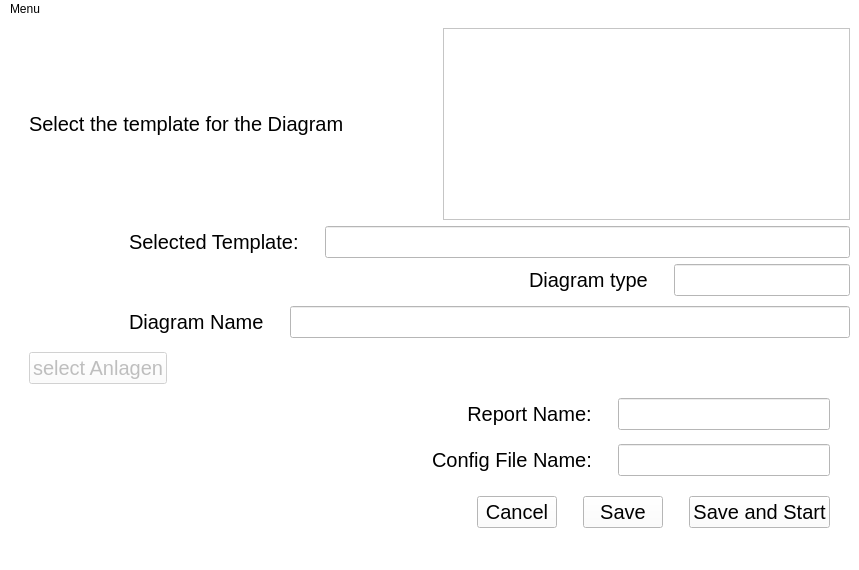
<?xml version="1.0" encoding="UTF-8"?>
<ui version="4.0">
 <class>MainWindow</class>
 <widget class="QMainWindow" name="MainWindow">
  <property name="enabled">
   <bool>true</bool>
  </property>
  <property name="geometry">
   <rect>
    <x>0</x>
    <y>0</y>
    <width>859</width>
    <height>570</height>
   </rect>
  </property>
  <property name="windowTitle">
   <string>Eneffco Diagram creator</string>
  </property>
  <property name="styleSheet">
   <string notr="true">
background-color: rgb(255, 255, 255);</string>
  </property>
  <widget class="QWidget" name="centralwidget">
   <layout class="QGridLayout" name="gridLayout">
    <item row="17" column="0">
     <layout class="QHBoxLayout" name="horizontalLayout_3">
      <item>
       <spacer name="horizontalSpacer_23">
        <property name="orientation">
         <enum>Qt::Horizontal</enum>
        </property>
        <property name="sizeHint" stdset="0">
         <size>
          <width>40</width>
          <height>20</height>
         </size>
        </property>
       </spacer>
      </item>
      <item>
       <spacer name="horizontalSpacer_22">
        <property name="orientation">
         <enum>Qt::Horizontal</enum>
        </property>
        <property name="sizeHint" stdset="0">
         <size>
          <width>40</width>
          <height>20</height>
         </size>
        </property>
       </spacer>
      </item>
      <item>
       <widget class="QLabel" name="config_file_name_label">
        <property name="font">
         <font>
          <pointsize>15</pointsize>
         </font>
        </property>
        <property name="text">
         <string>Config File Name:</string>
        </property>
       </widget>
      </item>
      <item>
       <spacer name="verticalSpacer_2">
        <property name="orientation">
         <enum>Qt::Vertical</enum>
        </property>
        <property name="sizeType">
         <enum>QSizePolicy::Minimum</enum>
        </property>
        <property name="sizeHint" stdset="0">
         <size>
          <width>20</width>
          <height>40</height>
         </size>
        </property>
       </spacer>
      </item>
      <item>
       <widget class="QLineEdit" name="config_file_name_edit">
        <property name="font">
         <font>
          <pointsize>15</pointsize>
         </font>
        </property>
       </widget>
      </item>
      <item>
       <spacer name="verticalSpacer_11">
        <property name="orientation">
         <enum>Qt::Vertical</enum>
        </property>
        <property name="sizeType">
         <enum>QSizePolicy::Maximum</enum>
        </property>
        <property name="sizeHint" stdset="0">
         <size>
          <width>20</width>
          <height>40</height>
         </size>
        </property>
       </spacer>
      </item>
     </layout>
    </item>
    <item row="6" column="0">
     <layout class="QHBoxLayout" name="horizontalLayout_4">
      <item>
       <spacer name="horizontalSpacer_24">
        <property name="orientation">
         <enum>Qt::Horizontal</enum>
        </property>
        <property name="sizeHint" stdset="0">
         <size>
          <width>40</width>
          <height>20</height>
         </size>
        </property>
       </spacer>
      </item>
      <item>
       <spacer name="horizontalSpacer_3">
        <property name="orientation">
         <enum>Qt::Horizontal</enum>
        </property>
        <property name="sizeHint" stdset="0">
         <size>
          <width>40</width>
          <height>20</height>
         </size>
        </property>
       </spacer>
      </item>
      <item>
       <widget class="QLabel" name="report_name_label">
        <property name="font">
         <font>
          <pointsize>15</pointsize>
         </font>
        </property>
        <property name="text">
         <string>      Report Name:</string>
        </property>
       </widget>
      </item>
      <item>
       <spacer name="verticalSpacer">
        <property name="orientation">
         <enum>Qt::Vertical</enum>
        </property>
        <property name="sizeType">
         <enum>QSizePolicy::Minimum</enum>
        </property>
        <property name="sizeHint" stdset="0">
         <size>
          <width>20</width>
          <height>40</height>
         </size>
        </property>
       </spacer>
      </item>
      <item>
       <widget class="QLineEdit" name="report_name_edit">
        <property name="font">
         <font>
          <pointsize>15</pointsize>
         </font>
        </property>
       </widget>
      </item>
      <item>
       <spacer name="verticalSpacer_10">
        <property name="orientation">
         <enum>Qt::Vertical</enum>
        </property>
        <property name="sizeType">
         <enum>QSizePolicy::Maximum</enum>
        </property>
        <property name="sizeHint" stdset="0">
         <size>
          <width>20</width>
          <height>40</height>
         </size>
        </property>
       </spacer>
      </item>
     </layout>
    </item>
    <item row="19" column="0">
     <layout class="QHBoxLayout" name="horizontalLayout_2">
      <item>
       <spacer name="horizontalSpacer_2">
        <property name="orientation">
         <enum>Qt::Horizontal</enum>
        </property>
        <property name="sizeHint" stdset="0">
         <size>
          <width>40</width>
          <height>20</height>
         </size>
        </property>
       </spacer>
      </item>
      <item>
       <spacer name="horizontalSpacer_8">
        <property name="orientation">
         <enum>Qt::Horizontal</enum>
        </property>
        <property name="sizeHint" stdset="0">
         <size>
          <width>40</width>
          <height>20</height>
         </size>
        </property>
       </spacer>
      </item>
      <item>
       <spacer name="horizontalSpacer_11">
        <property name="orientation">
         <enum>Qt::Horizontal</enum>
        </property>
        <property name="sizeHint" stdset="0">
         <size>
          <width>40</width>
          <height>20</height>
         </size>
        </property>
       </spacer>
      </item>
      <item>
       <spacer name="horizontalSpacer_10">
        <property name="orientation">
         <enum>Qt::Horizontal</enum>
        </property>
        <property name="sizeHint" stdset="0">
         <size>
          <width>40</width>
          <height>20</height>
         </size>
        </property>
       </spacer>
      </item>
      <item>
       <spacer name="horizontalSpacer_9">
        <property name="orientation">
         <enum>Qt::Horizontal</enum>
        </property>
        <property name="sizeHint" stdset="0">
         <size>
          <width>40</width>
          <height>20</height>
         </size>
        </property>
       </spacer>
      </item>
      <item>
       <spacer name="horizontalSpacer_7">
        <property name="orientation">
         <enum>Qt::Horizontal</enum>
        </property>
        <property name="sizeHint" stdset="0">
         <size>
          <width>40</width>
          <height>20</height>
         </size>
        </property>
       </spacer>
      </item>
      <item>
       <spacer name="horizontalSpacer_6">
        <property name="orientation">
         <enum>Qt::Horizontal</enum>
        </property>
        <property name="sizeHint" stdset="0">
         <size>
          <width>40</width>
          <height>20</height>
         </size>
        </property>
       </spacer>
      </item>
      <item>
       <spacer name="horizontalSpacer_5">
        <property name="orientation">
         <enum>Qt::Horizontal</enum>
        </property>
        <property name="sizeHint" stdset="0">
         <size>
          <width>40</width>
          <height>20</height>
         </size>
        </property>
       </spacer>
      </item>
      <item>
       <spacer name="horizontalSpacer_12">
        <property name="orientation">
         <enum>Qt::Horizontal</enum>
        </property>
        <property name="sizeHint" stdset="0">
         <size>
          <width>40</width>
          <height>20</height>
         </size>
        </property>
       </spacer>
      </item>
      <item>
       <widget class="QPushButton" name="cancel_button">
        <property name="font">
         <font>
          <pointsize>15</pointsize>
         </font>
        </property>
        <property name="text">
         <string>Cancel</string>
        </property>
       </widget>
      </item>
      <item>
       <spacer name="verticalSpacer_14">
        <property name="orientation">
         <enum>Qt::Vertical</enum>
        </property>
        <property name="sizeHint" stdset="0">
         <size>
          <width>20</width>
          <height>40</height>
         </size>
        </property>
       </spacer>
      </item>
      <item>
       <widget class="QPushButton" name="save_button">
        <property name="font">
         <font>
          <pointsize>15</pointsize>
         </font>
        </property>
        <property name="text">
         <string>Save</string>
        </property>
       </widget>
      </item>
      <item>
       <spacer name="verticalSpacer_3">
        <property name="orientation">
         <enum>Qt::Vertical</enum>
        </property>
        <property name="sizeType">
         <enum>QSizePolicy::Minimum</enum>
        </property>
        <property name="sizeHint" stdset="0">
         <size>
          <width>20</width>
          <height>40</height>
         </size>
        </property>
       </spacer>
      </item>
      <item>
       <widget class="QPushButton" name="save_and_start_button">
        <property name="font">
         <font>
          <pointsize>15</pointsize>
         </font>
        </property>
        <property name="text">
         <string>Save and Start</string>
        </property>
       </widget>
      </item>
      <item>
       <spacer name="verticalSpacer_4">
        <property name="orientation">
         <enum>Qt::Vertical</enum>
        </property>
        <property name="sizeType">
         <enum>QSizePolicy::Minimum</enum>
        </property>
        <property name="sizeHint" stdset="0">
         <size>
          <width>20</width>
          <height>40</height>
         </size>
        </property>
       </spacer>
      </item>
     </layout>
    </item>
    <item row="1" column="0">
     <layout class="QHBoxLayout" name="horizontalLayout_7">
      <item>
       <spacer name="horizontalSpacer_28">
        <property name="orientation">
         <enum>Qt::Horizontal</enum>
        </property>
        <property name="sizeType">
         <enum>QSizePolicy::Minimum</enum>
        </property>
        <property name="sizeHint" stdset="0">
         <size>
          <width>40</width>
          <height>20</height>
         </size>
        </property>
       </spacer>
      </item>
      <item>
       <spacer name="horizontalSpacer_27">
        <property name="orientation">
         <enum>Qt::Horizontal</enum>
        </property>
        <property name="sizeType">
         <enum>QSizePolicy::Minimum</enum>
        </property>
        <property name="sizeHint" stdset="0">
         <size>
          <width>40</width>
          <height>20</height>
         </size>
        </property>
       </spacer>
      </item>
      <item>
       <spacer name="horizontalSpacer_26">
        <property name="orientation">
         <enum>Qt::Horizontal</enum>
        </property>
        <property name="sizeType">
         <enum>QSizePolicy::Minimum</enum>
        </property>
        <property name="sizeHint" stdset="0">
         <size>
          <width>40</width>
          <height>20</height>
         </size>
        </property>
       </spacer>
      </item>
      <item>
       <widget class="QLabel" name="label_2">
        <property name="font">
         <font>
          <pointsize>15</pointsize>
         </font>
        </property>
        <property name="text">
         <string>Selected Template:</string>
        </property>
       </widget>
      </item>
      <item>
       <spacer name="verticalSpacer_9">
        <property name="orientation">
         <enum>Qt::Vertical</enum>
        </property>
        <property name="sizeType">
         <enum>QSizePolicy::Maximum</enum>
        </property>
        <property name="sizeHint" stdset="0">
         <size>
          <width>20</width>
          <height>40</height>
         </size>
        </property>
       </spacer>
      </item>
      <item>
       <widget class="QLineEdit" name="selected_template_edit">
        <property name="font">
         <font>
          <pointsize>15</pointsize>
         </font>
        </property>
        <property name="readOnly">
         <bool>true</bool>
        </property>
       </widget>
      </item>
     </layout>
    </item>
    <item row="5" column="0">
     <layout class="QHBoxLayout" name="horizontalLayout_5">
      <item>
       <spacer name="verticalSpacer_5">
        <property name="orientation">
         <enum>Qt::Vertical</enum>
        </property>
        <property name="sizeType">
         <enum>QSizePolicy::Minimum</enum>
        </property>
        <property name="sizeHint" stdset="0">
         <size>
          <width>20</width>
          <height>40</height>
         </size>
        </property>
       </spacer>
      </item>
      <item>
       <widget class="QPushButton" name="select_plants_button">
        <property name="enabled">
         <bool>false</bool>
        </property>
        <property name="font">
         <font>
          <pointsize>15</pointsize>
         </font>
        </property>
        <property name="text">
         <string>select Anlagen</string>
        </property>
       </widget>
      </item>
      <item>
       <spacer name="horizontalSpacer_16">
        <property name="orientation">
         <enum>Qt::Horizontal</enum>
        </property>
        <property name="sizeHint" stdset="0">
         <size>
          <width>40</width>
          <height>20</height>
         </size>
        </property>
       </spacer>
      </item>
     </layout>
    </item>
    <item row="4" column="0">
     <layout class="QHBoxLayout" name="horizontalLayout_9">
      <item>
       <spacer name="horizontalSpacer_4">
        <property name="orientation">
         <enum>Qt::Horizontal</enum>
        </property>
        <property name="sizeType">
         <enum>QSizePolicy::Minimum</enum>
        </property>
        <property name="sizeHint" stdset="0">
         <size>
          <width>40</width>
          <height>20</height>
         </size>
        </property>
       </spacer>
      </item>
      <item>
       <spacer name="horizontalSpacer_14">
        <property name="orientation">
         <enum>Qt::Horizontal</enum>
        </property>
        <property name="sizeType">
         <enum>QSizePolicy::Minimum</enum>
        </property>
        <property name="sizeHint" stdset="0">
         <size>
          <width>40</width>
          <height>20</height>
         </size>
        </property>
       </spacer>
      </item>
      <item>
       <spacer name="horizontalSpacer_21">
        <property name="orientation">
         <enum>Qt::Horizontal</enum>
        </property>
        <property name="sizeType">
         <enum>QSizePolicy::Minimum</enum>
        </property>
        <property name="sizeHint" stdset="0">
         <size>
          <width>40</width>
          <height>20</height>
         </size>
        </property>
       </spacer>
      </item>
      <item>
       <widget class="QLabel" name="label_4">
        <property name="font">
         <font>
          <pointsize>15</pointsize>
         </font>
        </property>
        <property name="text">
         <string>Diagram Name</string>
        </property>
       </widget>
      </item>
      <item>
       <spacer name="verticalSpacer_13">
        <property name="orientation">
         <enum>Qt::Vertical</enum>
        </property>
        <property name="sizeType">
         <enum>QSizePolicy::Minimum</enum>
        </property>
        <property name="sizeHint" stdset="0">
         <size>
          <width>20</width>
          <height>40</height>
         </size>
        </property>
       </spacer>
      </item>
      <item>
       <widget class="QLineEdit" name="diagram_name_edit">
        <property name="font">
         <font>
          <pointsize>15</pointsize>
         </font>
        </property>
       </widget>
      </item>
     </layout>
    </item>
    <item row="3" column="0">
     <layout class="QHBoxLayout" name="horizontalLayout_8">
      <item>
       <spacer name="horizontalSpacer_19">
        <property name="orientation">
         <enum>Qt::Horizontal</enum>
        </property>
        <property name="sizeHint" stdset="0">
         <size>
          <width>40</width>
          <height>20</height>
         </size>
        </property>
       </spacer>
      </item>
      <item>
       <spacer name="horizontalSpacer_18">
        <property name="orientation">
         <enum>Qt::Horizontal</enum>
        </property>
        <property name="sizeHint" stdset="0">
         <size>
          <width>40</width>
          <height>20</height>
         </size>
        </property>
       </spacer>
      </item>
      <item>
       <spacer name="horizontalSpacer_17">
        <property name="orientation">
         <enum>Qt::Horizontal</enum>
        </property>
        <property name="sizeHint" stdset="0">
         <size>
          <width>40</width>
          <height>20</height>
         </size>
        </property>
       </spacer>
      </item>
      <item>
       <spacer name="horizontalSpacer_15">
        <property name="orientation">
         <enum>Qt::Horizontal</enum>
        </property>
        <property name="sizeHint" stdset="0">
         <size>
          <width>40</width>
          <height>20</height>
         </size>
        </property>
       </spacer>
      </item>
      <item>
       <widget class="QLabel" name="label_3">
        <property name="font">
         <font>
          <pointsize>15</pointsize>
         </font>
        </property>
        <property name="text">
         <string>Diagram type</string>
        </property>
       </widget>
      </item>
      <item>
       <spacer name="verticalSpacer_8">
        <property name="orientation">
         <enum>Qt::Vertical</enum>
        </property>
        <property name="sizeType">
         <enum>QSizePolicy::Maximum</enum>
        </property>
        <property name="sizeHint" stdset="0">
         <size>
          <width>20</width>
          <height>40</height>
         </size>
        </property>
       </spacer>
      </item>
      <item>
       <widget class="QLineEdit" name="diagram_type_edit">
        <property name="font">
         <font>
          <pointsize>15</pointsize>
         </font>
        </property>
        <property name="readOnly">
         <bool>true</bool>
        </property>
       </widget>
      </item>
     </layout>
    </item>
    <item row="0" column="0">
     <layout class="QHBoxLayout" name="horizontalLayout_6">
      <item>
       <spacer name="verticalSpacer_7">
        <property name="orientation">
         <enum>Qt::Vertical</enum>
        </property>
        <property name="sizeType">
         <enum>QSizePolicy::Minimum</enum>
        </property>
        <property name="sizeHint" stdset="0">
         <size>
          <width>20</width>
          <height>40</height>
         </size>
        </property>
       </spacer>
      </item>
      <item>
       <widget class="QLabel" name="label">
        <property name="enabled">
         <bool>true</bool>
        </property>
        <property name="font">
         <font>
          <pointsize>15</pointsize>
         </font>
        </property>
        <property name="text">
         <string>Select the template for the Diagram</string>
        </property>
       </widget>
      </item>
      <item>
       <widget class="QListWidget" name="templates_list">
        <property name="sizePolicy">
         <sizepolicy hsizetype="Minimum" vsizetype="Minimum">
          <horstretch>0</horstretch>
          <verstretch>0</verstretch>
         </sizepolicy>
        </property>
        <property name="editTriggers">
         <set>QAbstractItemView::NoEditTriggers</set>
        </property>
       </widget>
      </item>
     </layout>
    </item>
   </layout>
  </widget>
  <widget class="QMenuBar" name="menubar">
   <property name="geometry">
    <rect>
     <x>0</x>
     <y>0</y>
     <width>859</width>
     <height>21</height>
    </rect>
   </property>
   <widget class="QMenu" name="menuMenu">
    <property name="title">
     <string>Menu</string>
    </property>
    <addaction name="actionQuit"/>
   </widget>
   <addaction name="menuMenu"/>
  </widget>
  <widget class="QStatusBar" name="statusbar"/>
  <action name="actionQuit">
   <property name="text">
    <string>Quit</string>
   </property>
  </action>
 </widget>
 <resources/>
 <connections/>
</ui>
